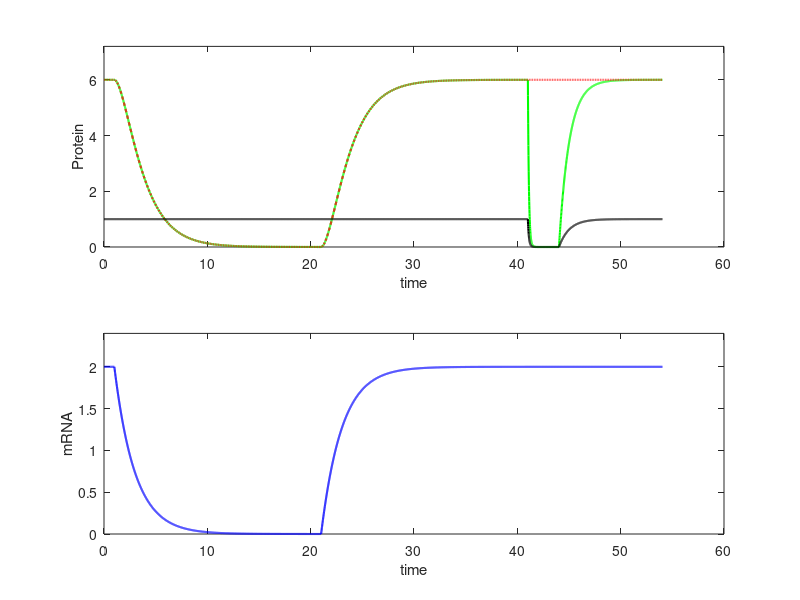

This chart was generated by the following MATLAB code:
%%
close all
figure('Position',[100, 100 800 400],'color','w')
R = [];
t = [];
P = [];

kc = 1;
kl = 3;
betaR = 0.5;
betaP = 1;
betaLight = 10;

tDoxOff = 20;
tDoxRecovery = 20;
tLightOn = 3;
tLightRecovery = 10;

R0 = kc/betaR;
P0 = R0*kl/betaP;
dt = 0.01;
t1 = 0:dt:1;
t = t1;
R = repmat(R0,1,length(t));
P = repmat(P0,1,length(t));
Pred = P;

%Dox OFF
tf = t(end);
t1 = 0:dt:tDoxOff;
t = t1+tf+dt;
R = [R R0*exp(-betaR.*(t-tf))];
P = [P (kl*R0/(betaP-betaR)).*(exp(-betaR.*(t-tf))-(betaR/betaP).*exp(-betaP.*(t-tf)))];
Pred = P;

%Dox back ON
tf = t(end);
tff = tf;
t1 = 0:dt:tDoxRecovery;
t = t1+tf+dt;
Re = R(end);
Pe = P(end);
R = [R R0*(1-exp(-betaR.*(t-tf)))+R(end)];
P = [P (kl*R0.*((exp(-betaR.*(t-tf))-exp(-betaP.*(t-tf)))./(betaR-betaP)+(1/betaP).*(1-exp(-betaP.*(t-tf)))))+P(end)];
Pred = P;

% Light ON
tf = t(end);
t1 = 0:dt:tLightOn;
t = t1+tf+dt;
R = [R R0*(1-exp(-betaR.*(t-tff)))+Re];
P = [P P(end).*exp(-betaLight*(t-tf))];
Pred = [Pred (kl*R0.*((exp(-betaR.*(t-tff))-exp(-betaP.*(t-tff)))./(betaR-betaP)+(1/betaP).*(1-exp(-betaP.*(t-tff)))))+Pe];

%Light OFF
tf = t(end);
t1 = 0:dt:tLightRecovery;
t = t1+tf+dt;
R = [R R0*(1-exp(-betaR.*(t-tff)))+Re];
%P = [P P0.*(1-exp(-betaP*(t-tf)))+P(end)];%%
P = [P kl*R0*(exp(-betaR*(t-tff))./(betaR-betaP)+1/betaP)+(P(end)-kl*R0*(1/betaP+exp(-betaR*(tf-tff))/(betaR-betaP)))*exp(-betaP*(t-tf))+Pe];
Pred = [Pred (kl*R0.*((exp(-betaR.*(t-tff))-exp(-betaP.*(t-tff)))./(betaR-betaP)+(1/betaP).*(1-exp(-betaP.*(t-tff)))))+Pe];
 
t = 0:dt:t(end);
subplot(2,1,1)
h = plot(t,P,'g',t,Pred,'--r',t,P./Pred,'k');shg
set(h,'linewidth',1.5)
set(gca,'ylim',[0,1.2*max(Pred)])

xlabel('time')
ylabel('Protein')

subplot(2,1,2)
h = plot(t,R,'b');shg
set(h,'linewidth',1.5)
set(gca,'ylim',[0,1.2*max(R)])

xlabel('time')
ylabel('mRNA')
